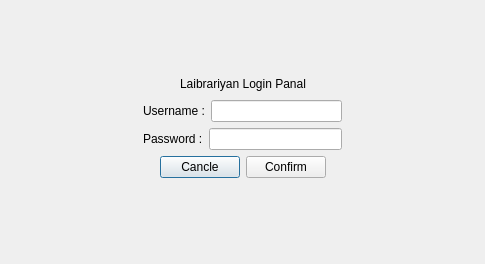
<?xml version="1.0" encoding="UTF-8"?>
<ui version="4.0">
 <class>LibrariyanLogin</class>
 <widget class="QDialog" name="LibrariyanLogin">
  <property name="geometry">
   <rect>
    <x>0</x>
    <y>0</y>
    <width>485</width>
    <height>264</height>
   </rect>
  </property>
  <property name="windowTitle">
   <string>Dialog</string>
  </property>
  <layout class="QVBoxLayout" name="verticalLayout_2">
   <item>
    <layout class="QVBoxLayout" name="verticalLayout">
     <item>
      <spacer name="verticalSpacer">
       <property name="orientation">
        <enum>Qt::Orientation::Vertical</enum>
       </property>
       <property name="sizeHint" stdset="0">
        <size>
         <width>20</width>
         <height>40</height>
        </size>
       </property>
      </spacer>
     </item>
    </layout>
   </item>
   <item>
    <layout class="QHBoxLayout" name="horizontalLayout_5">
     <item>
      <spacer name="horizontalSpacer_9">
       <property name="orientation">
        <enum>Qt::Orientation::Horizontal</enum>
       </property>
       <property name="sizeHint" stdset="0">
        <size>
         <width>40</width>
         <height>20</height>
        </size>
       </property>
      </spacer>
     </item>
     <item>
      <widget class="QLabel" name="label_3">
       <property name="styleSheet">
        <string notr="true">font: 14pt &quot;Segoe UI&quot;;
font: 700 24pt &quot;Segoe UI&quot;;</string>
       </property>
       <property name="text">
        <string>Laibrariyan Login Panal</string>
       </property>
      </widget>
     </item>
     <item>
      <spacer name="horizontalSpacer_10">
       <property name="orientation">
        <enum>Qt::Orientation::Horizontal</enum>
       </property>
       <property name="sizeHint" stdset="0">
        <size>
         <width>40</width>
         <height>20</height>
        </size>
       </property>
      </spacer>
     </item>
    </layout>
   </item>
   <item>
    <layout class="QHBoxLayout" name="horizontalLayout_3">
     <item>
      <spacer name="horizontalSpacer_5">
       <property name="orientation">
        <enum>Qt::Orientation::Horizontal</enum>
       </property>
       <property name="sizeHint" stdset="0">
        <size>
         <width>40</width>
         <height>20</height>
        </size>
       </property>
      </spacer>
     </item>
     <item>
      <widget class="QLabel" name="label">
       <property name="styleSheet">
        <string notr="true">font: 14pt &quot;Segoe UI&quot;;</string>
       </property>
       <property name="text">
        <string>Username :</string>
       </property>
      </widget>
     </item>
     <item>
      <widget class="QLineEdit" name="lineEditUsername"/>
     </item>
     <item>
      <spacer name="horizontalSpacer_6">
       <property name="orientation">
        <enum>Qt::Orientation::Horizontal</enum>
       </property>
       <property name="sizeHint" stdset="0">
        <size>
         <width>40</width>
         <height>20</height>
        </size>
       </property>
      </spacer>
     </item>
    </layout>
   </item>
   <item>
    <layout class="QHBoxLayout" name="horizontalLayout_4">
     <item>
      <spacer name="horizontalSpacer_7">
       <property name="orientation">
        <enum>Qt::Orientation::Horizontal</enum>
       </property>
       <property name="sizeHint" stdset="0">
        <size>
         <width>40</width>
         <height>20</height>
        </size>
       </property>
      </spacer>
     </item>
     <item>
      <widget class="QLabel" name="label_2">
       <property name="styleSheet">
        <string notr="true">font: 14pt &quot;Segoe UI&quot;;</string>
       </property>
       <property name="text">
        <string>Password :</string>
       </property>
      </widget>
     </item>
     <item>
      <widget class="QLineEdit" name="lineEditPassword"/>
     </item>
     <item>
      <spacer name="horizontalSpacer_8">
       <property name="orientation">
        <enum>Qt::Orientation::Horizontal</enum>
       </property>
       <property name="sizeHint" stdset="0">
        <size>
         <width>40</width>
         <height>20</height>
        </size>
       </property>
      </spacer>
     </item>
    </layout>
   </item>
   <item>
    <layout class="QHBoxLayout" name="horizontalLayout">
     <item>
      <spacer name="horizontalSpacer">
       <property name="orientation">
        <enum>Qt::Orientation::Horizontal</enum>
       </property>
       <property name="sizeHint" stdset="0">
        <size>
         <width>40</width>
         <height>20</height>
        </size>
       </property>
      </spacer>
     </item>
     <item>
      <widget class="QPushButton" name="pushButton">
       <property name="sizePolicy">
        <sizepolicy hsizetype="Preferred" vsizetype="Preferred">
         <horstretch>0</horstretch>
         <verstretch>0</verstretch>
        </sizepolicy>
       </property>
       <property name="text">
        <string>Cancle</string>
       </property>
      </widget>
     </item>
     <item>
      <widget class="QPushButton" name="Confirm">
       <property name="sizePolicy">
        <sizepolicy hsizetype="Preferred" vsizetype="Preferred">
         <horstretch>0</horstretch>
         <verstretch>0</verstretch>
        </sizepolicy>
       </property>
       <property name="text">
        <string>Confirm</string>
       </property>
      </widget>
     </item>
     <item>
      <spacer name="horizontalSpacer_2">
       <property name="orientation">
        <enum>Qt::Orientation::Horizontal</enum>
       </property>
       <property name="sizeHint" stdset="0">
        <size>
         <width>40</width>
         <height>20</height>
        </size>
       </property>
      </spacer>
     </item>
    </layout>
   </item>
   <item>
    <spacer name="verticalSpacer_2">
     <property name="orientation">
      <enum>Qt::Orientation::Vertical</enum>
     </property>
     <property name="sizeHint" stdset="0">
      <size>
       <width>155</width>
       <height>75</height>
      </size>
     </property>
    </spacer>
   </item>
  </layout>
 </widget>
 <resources/>
 <connections>
  <connection>
   <sender>pushButton</sender>
   <signal>clicked()</signal>
   <receiver>LibrariyanLogin</receiver>
   <slot>close()</slot>
   <hints>
    <hint type="sourcelabel">
     <x>150</x>
     <y>164</y>
    </hint>
    <hint type="destinationlabel">
     <x>90</x>
     <y>160</y>
    </hint>
   </hints>
  </connection>
 </connections>
</ui>
